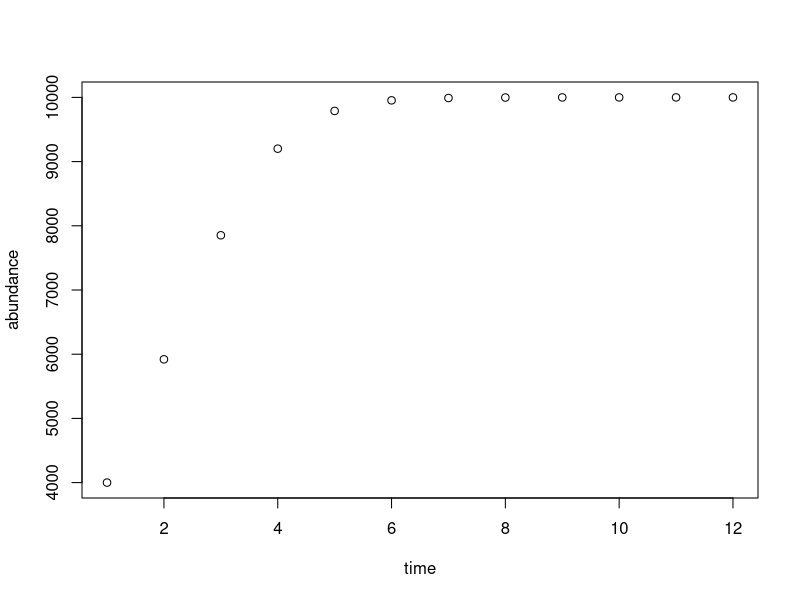
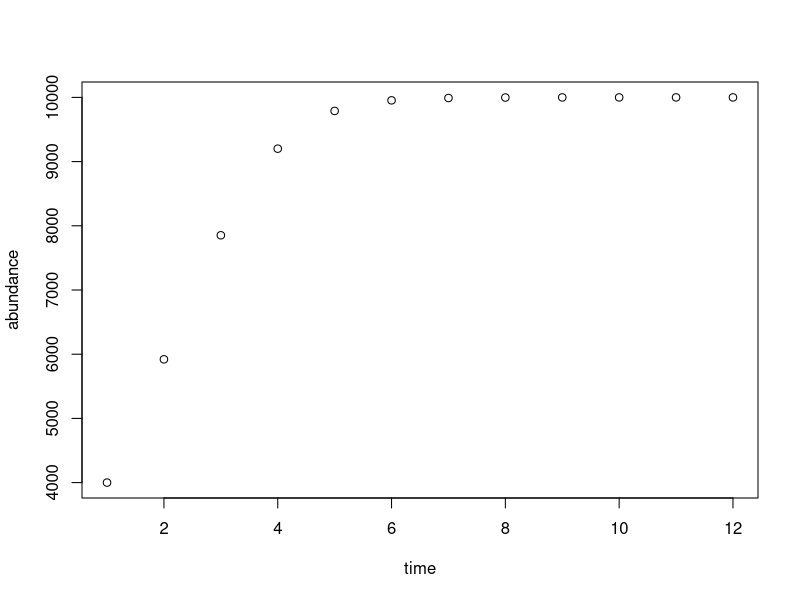
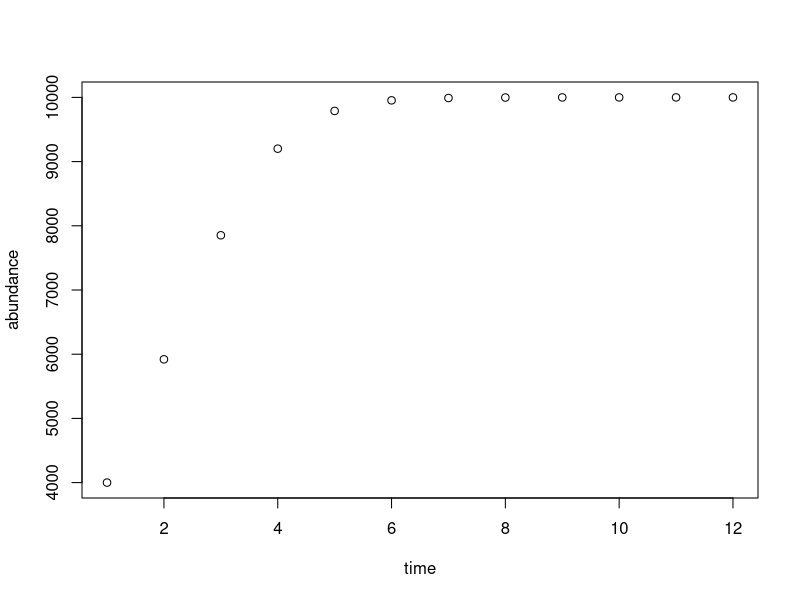
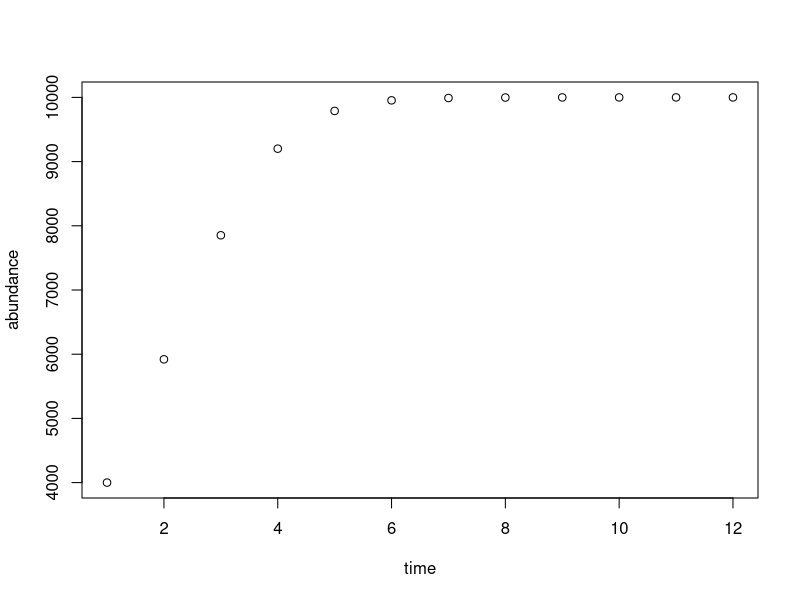
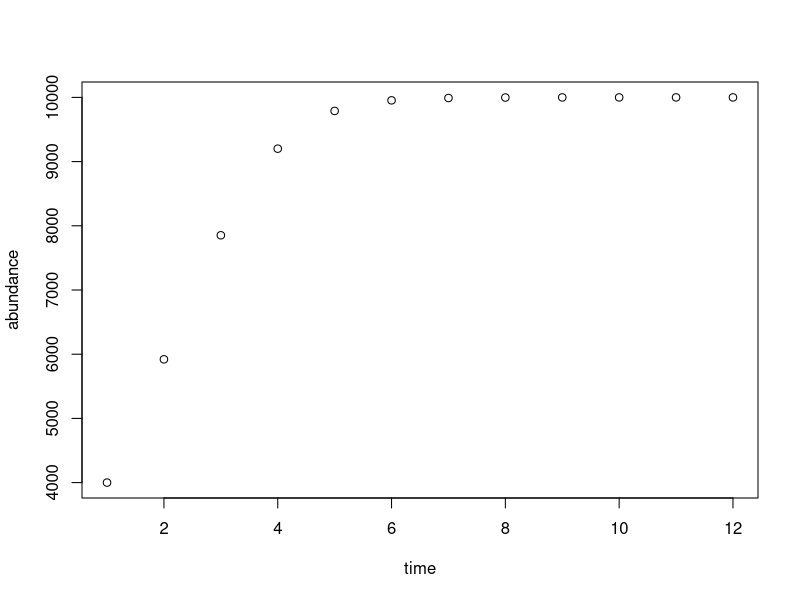
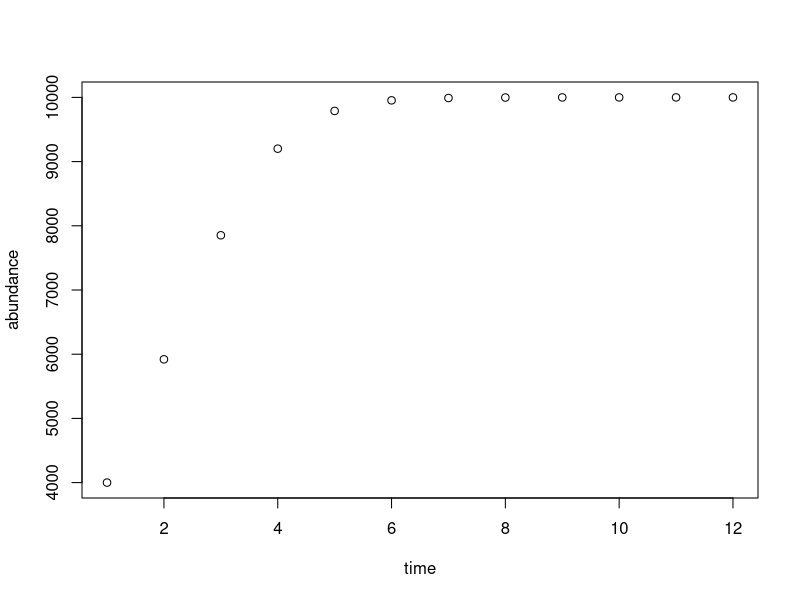
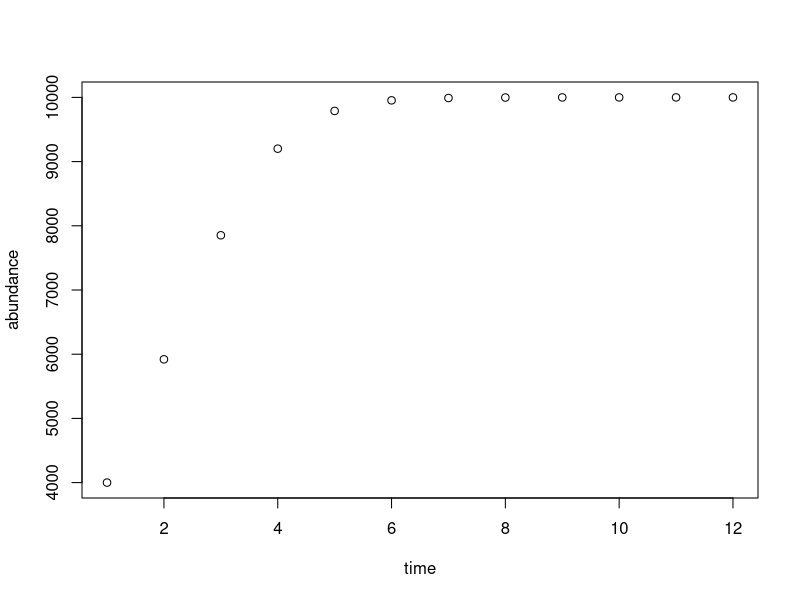
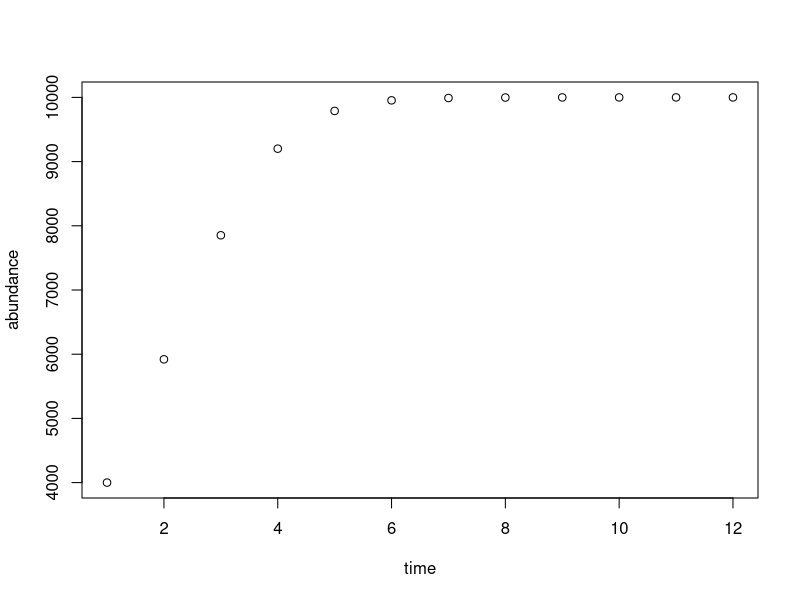

These charts were generated, in order, by the following R code:
# Lab_04

# 1 print hi 10 times to the console

for (hi in 1:10) {
  print ("hi")
}

#2 Tim's money total for 8 weeks

piggyBank <- 10 # dollars
allowance <- 5 # dollars per week
gumCost <- 2 * 1.34 # cost of 2 packs of gum per week
weeks <- 8 # timeframe

x <- (piggyBank + allowance - gumCost)

for (i in 1:weeks) {
  newBalance <- piggyBank + allowance - gumCost
  piggyBank <- newBalance
  print( newBalance )
}

#3 Calculate population size for the next seven years

currentpop <- 2000
shrink <- 0.05
years <- 7

shrinkamount <- (currentpop * shrink)
newpop <- (currentpop - shrinkamount)

for (i in 1:years) {
  newpop <- currentpop - (currentpop * shrink)
  currentpop <- newpop
  print( currentpop )
}

#4 models of a discrete-time logistic growth equation

#n[t] <- n[t-1] + ( r * n[t-1] * (K - n[t-1])/K )

# t = time, r = intrinsic growth, k = carrying capacity. n[t-1] = abundance of population 

t <- 12
n <- 2500
K <- 10000
r <-  0.8

for (i in 1:t) {
  n1 <- ((n + ((r * n) * ((K - n) / K ))))
  n <- n1
  print(n)
} 

#The answer to n[12] is 9999.997. This makes sense because the carrying capacity is 10000, so the population cannot exceed that amount.

#5a

i <- rep(0, 18)
i

#5b

for ( i in seq (1,18) ) {
  i <- ( i * 3 )
  print( i )
}

#Or another way to answer 5b
x <- 0

for ( i in seq(1,18) ) {
  x <- ( x + 3 )
  print( x )
}


#5c

i2 <- rep(0, 18)

i2[1] <- 1

#5d

for ( i in i2 ) {
  i3 <- (1 + (2 * i2))
  i2 <- i3
  print(i2)
}

#6 Fibonacci sequences

Ft <- rep(0, 20)
F1 <- 0
F2 <- 1
F3 <- (F1 + F2)

for ( Ft in 1:20 ) {
  F3 <- F1 + F2
  F1 <- F2
  F2 <- F3
  print(F3)
} 

#7 Redoing question 4, but storing data and plotting within the loop

t <- 12
n <- 2500
K <- 10000
r <-  0.8

for (i in 1:t) {
  n1 <- ((n + ((r * n) * ((K - n) / K ))))
  n <- n1
  abundance = print(n)
  time = c(1:12)
  abundance <- c(4000, 5920, 7852.288, 9201.444, 9789.274, 9954.302, 9990.693, 9998.132, 9999.626, 9999.925, 9999.985, 9999.997)
  plot(time, abundance)
}

# There must be an easier way to assign my loop results to variable names, but I'm having difficulty doing so while trying to plot the results within the for loop.

time <- 1:12
abundance <- c(4000, 5920, 7852.288, 9201.444, 9789.274, 9954.302, 9990.693, 9998.132, 9999.626, 9999.925, 9999.985, 9999.997)

plot(time, abundance)

#Save and push to Github
